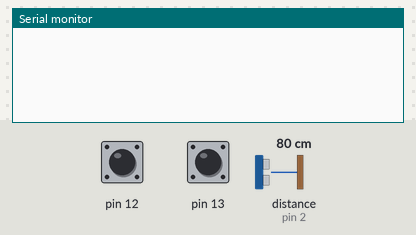
Recording of a sketch running on a simulated Arduino Uno, built with avr-gcc and run on an emulated ATmega328P. Shown: the last lines printed to the serial monitor. Inputs (shaded band) come from the test bench; at power-on: pin 12 HIGH, pin 13 HIGH, distance to the obstacle (sensor on pin 2) 80 cm. The echo pulse lasts 58.3 µs per cm.

Above: at 1.2 s.
1.3 s: pin 12 pulled LOW for 0.15 s
At 2.2 s:
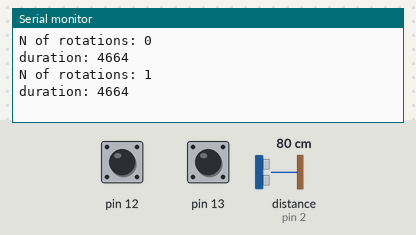
2.9 s: pin 12 pulled LOW for 1 s
At 4.7 s:
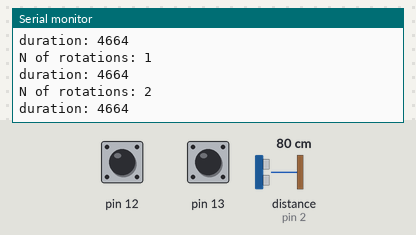
Timing chart, 0 to 6.2 s (numbered marks = the images above; inputs shaded):
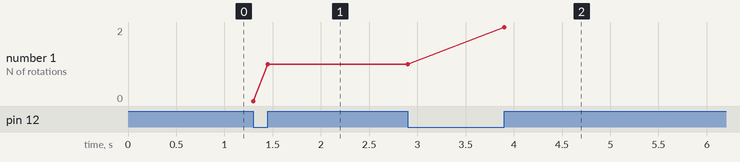

The sketch:

control_system_similar_to_turtlebot-code.ino
```cpp
#define outputA (6, 12)
#define outputB (7, 13)
 int present, past,counter = 0;
 const int disPin = 2;


 void setup() {
   pinMode ((6, 12),INPUT_PULLUP);
   pinMode ((7, 13),INPUT_PULLUP);

   Serial.begin (9600);

   past = digitalRead(outputB);
 }

 void loop() {
   long duration, cm;

  pinMode(disPin, OUTPUT);
  digitalWrite(disPin, LOW);
  delayMicroseconds(2);
  digitalWrite(disPin, HIGH);
  delayMicroseconds(5);
  digitalWrite(disPin, LOW);

  pinMode(disPin, INPUT);
  duration = pulseIn(disPin, HIGH);


   present = digitalRead(outputA);
   if (present != past){


     if (digitalRead(outputB) == present) {
       counter ++;
     }

     Serial.print("N of rotations: ");
     Serial.println(counter);
     Serial.print("duration: ");
     Serial.println(duration);

   }
   past = present;
 }
```

Measured:
- after the input at 1.3 s, the serial monitor: prints a new line at once (image 1)
- after the input at 2.9 s, the serial monitor: prints a new line after 1.0 s (image 2)
- plotted number 1: 1 → 2 after the input at 2.9 s
